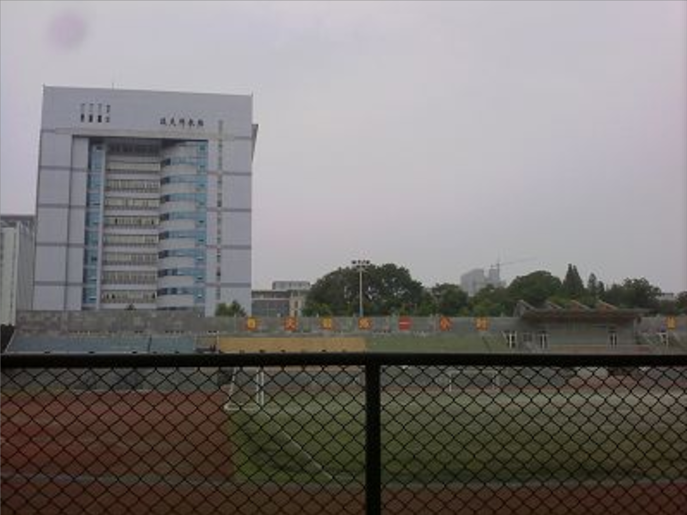
//> input picture p2.png, 687 x 515 px
$ ./main   (built with g++ and OpenCV 4)
//> lines starting //> are read from the running program, lines starting //| are printed output that depends on the picture
#include "opencv2/highgui/highgui.hpp"
#include "opencv2/nonfree/nonfree.hpp"
#include "opencv2/legacy/legacy.hpp"
#include <iostream>

using namespace cv;
using namespace std;

void OptimizeSeam(Mat& img1, Mat& trans, Mat& dst);

typedef struct
{
	Point2f left_top;
	Point2f left_bottom;
	Point2f right_top;
	Point2f right_bottom;
}four_corners_t;

four_corners_t corners;

// [45 lines left out: function CalcCorners, not called in this run]

int main(int argc, char *argv[])
{
	Mat image01 = imread("p2.png", 1);    //右图
//> image01 is the input picture: 515 rows x 687 cols, CV_8UC3; mean B, G, R 118.8, 119.9, 123.7
	Mat image02 = imread("p1.png", 1);    //左图
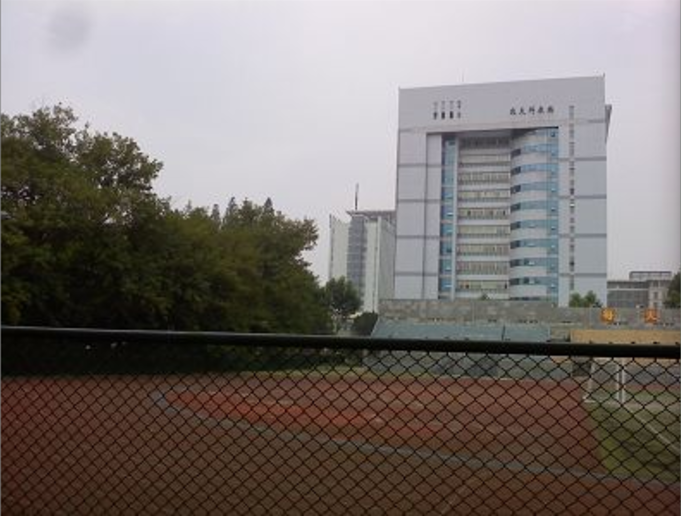
//> input picture p1.png, 681 x 516 px
//> image02 is the input picture: 516 rows x 681 cols, CV_8UC3; mean B, G, R 110.5, 114.2, 121.2
	imshow("p2", image01);
	imshow("p1", image02);

	//灰度图转换
	Mat image1, image2;
	cvtColor(image01, image1, CV_RGB2GRAY);
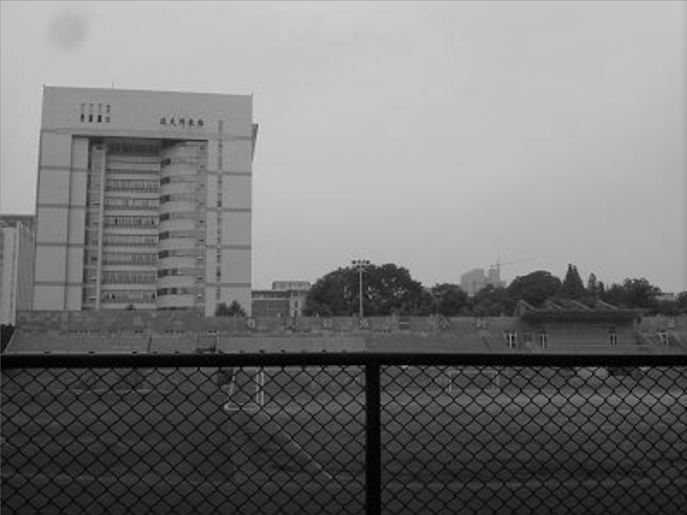
//> image1: 515 rows x 687 cols, CV_8UC1; min 0, max 214, mean 120
	cvtColor(image02, image2, CV_RGB2GRAY);
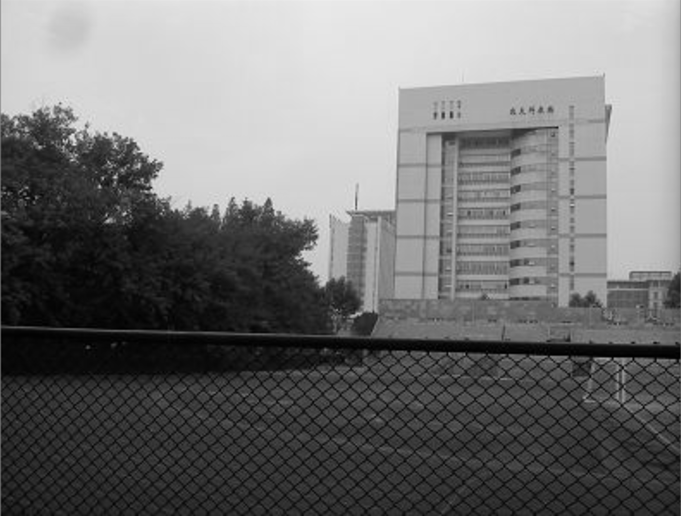
//> image2: 516 rows x 681 cols, CV_8UC1; min 0, max 236, mean 113.9


	//提取特征点
//> (the run ends here: the program needs code that is not available in this run, at `SurfFeatureDetector Detector(2000);`)
